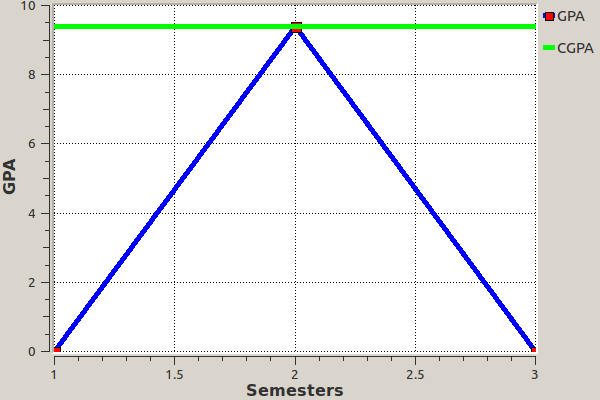

Python code for this plot:
import numpy as np
from PyQt4.Qt import *
from PyQt4.Qwt5 import *
from PyQt4.Qwt5.qplt import *
from pysqlite2 import dbapi2 as sqlite
from cgpa2ex import Startcgpa2

con = sqlite.connect('text.db')
cur = con.cursor()

application = QApplication([])

numeqdict = {}

cur.execute("select * from grades")
for row in cur:
    numeqdict[row[0]] = row[1]
    

cur.execute("select max(semester) from acads")
a = cur.fetchone()
x = np.arange(1, a[0]+1, 1)

def calc_gpa(x):
    y = []

    for i in x:
        t = (int(i), )
        cur.execute("select * from acads where semester = ? and grade<>'null'", t)
        
        gpat = 0
        creditsum = 0

        for row in cur:
            gpat = gpat + row[3]*numeqdict[row[4]]
            creditsum = creditsum + row[3]

        if gpat==0:
            y.append(float(0))
        else :
            y.append(float(gpat)/creditsum)

    return y

def calc_cgpa(x):
    
    a = Startcgpa2()
    b = float(a.ui.cgpa.text())
    y = []
    
    for i in x:
        y.append(b)
    
    return y


p = Plot(
    Curve(x, calc_gpa(x), Pen(Blue, 5), Symbol(Square, Red, 10), "GPA"), 
    Curve(x, calc_cgpa(x), Pen(Green, 5), "CGPA"),
    Axis(Y1, Lin, "GPA"),
    Axis(X1, Lin, "Semesters"))

QPixmap.grabWidget(p).save('graph.png', 'PNG')
